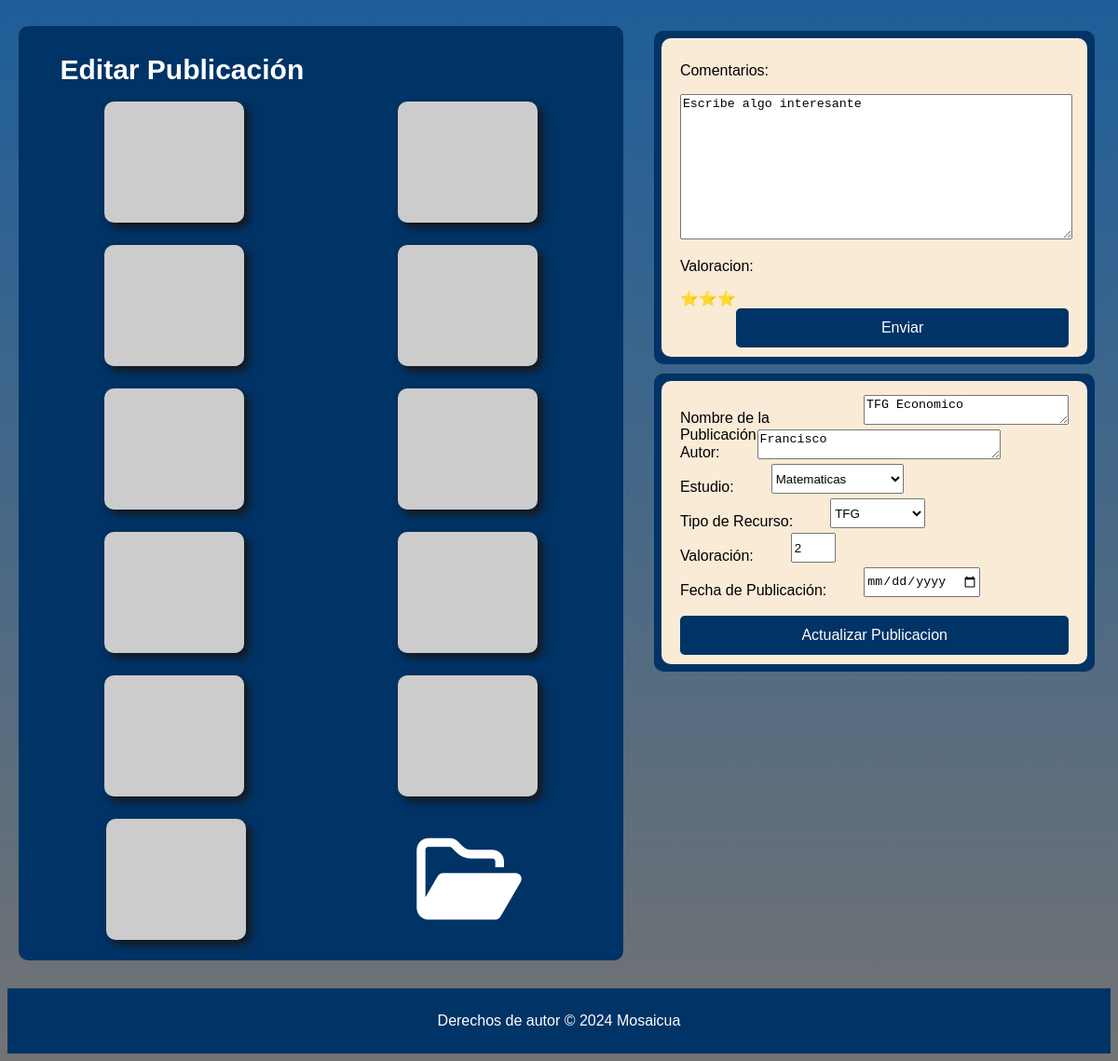
The page /editarDoc.php?idPublicacion=2 on the database as committed earlier.
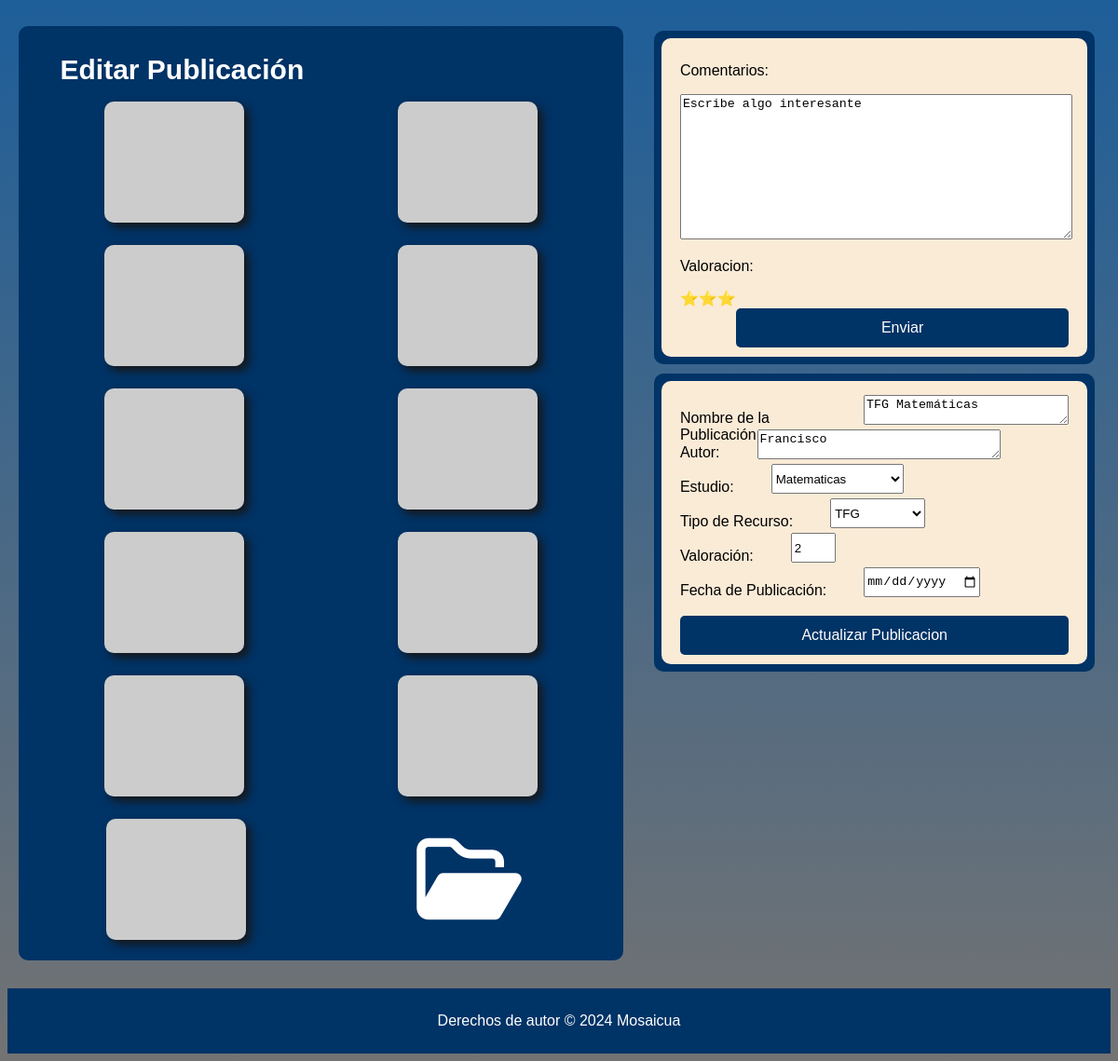
The same page on the database as committed later.
### tables this page shows
CREATE TABLE `publicacion` (
  `idPublicacion` int(11) NOT NULL,
  `Nombre` varchar(20) NOT NULL,
  `carrera` int(11) NOT NULL,
  `tipo` int(11) NOT NULL,
  `valoracion` int(11) NOT NULL,
  `fecha` date NOT NULL,
  `autor` varchar(20) NOT NULL
);

### editarDoc.php (the view, shortened to what the changed rows need)
<?php
$servername = "localhost";
$username = "admin";
$password = "admin";
$dbname = "ua";
$conn = new mysqli($servername, $username, $password, $dbname);
$nombre = "";
$valoracion = "";
$fecha = "";
$autor = "";
if (isset($_GET['idPublicacion'])) {
    $idPublicacion = $_GET['idPublicacion'];
    $sql = $conn->prepare("SELECT * FROM publicacion WHERE idPublicacion = ?");
    $sql->bind_param("i", $idPublicacion);
    $sql->execute();
    $result = $sql->get_result();
    if ($result->num_rows > 0) {
        $row = $result->fetch_assoc();
        $nombre = $row['Nombre'];
        $valoracion = $row['valoracion'];
        $fecha = $row['fecha'];
        $autor = $row['autor'];
    } else {
        echo "No se encontró la publicación.";
    }
} else {
    echo "No se proporcionó un ID de publicación.";
}
?>
<!DOCTYPE html>
<html lang="es">
<head>
    <link id="default-stylesheet" rel="stylesheet" href="style/editarDoc.css">
    <link id="night-stylesheet" rel="stylesheet" href="style/funcionales/noche/editarDocN.css" disabled>
    <link id="high-contrast-stylesheet" rel="stylesheet" href="style/funcionales/contraste/editarDocC.css" disabled>
    <link id="read-mode-stylesheet" rel="stylesheet" href="style/funcionales/lectura/editarDocS.css" disabled>
    <link rel="stylesheet" href="fontello-10643fc5/css/fontello.css">
</head>
<body>
    <main>
        <div id="body_izq">
            <h2>Editar Publicación</h2>
        </div>
        <div id="body_dch">
            <div id="body_abj">
                <div id="contenedorTexto">
                    <form method="POST" action="editarDoc.php">
                        <div class="editar_datos">
                            <p>Nombre de la Publicación:</p>
                            <textarea name="nombre" rows="1" cols="30" required><?php echo htmlspecialchars($nombre); ?></textarea>
                        </div>
                        <div class="editar_datos">
                            <p>Autor:</p>
                            <textarea name="autor" rows="1" cols="30" required><?php echo htmlspecialchars($autor); ?></textarea>
                        </div>
                        <div class="editar_datos">
                            <p>Valoración:</p>
                            <input type="number" name="valoracion" min="0" max="5" required value="<?php echo htmlspecialchars($valoracion); ?>">
                        </div>
                        <div class="editar_datos">
                            <p>Fecha de Publicación:</p>
                            <input type="date" name="fecha" required value="<?php echo htmlspecialchars($fecha); ?>">
                        </div>
                    </form>
                </div>
            </div>
        </div>
    </main>
</body>
</html>

Rows that differ between the two databases and show on the page:
changed publicacion "Francisco": nombre "TFG Economico" → "TFG Matemáticas"
